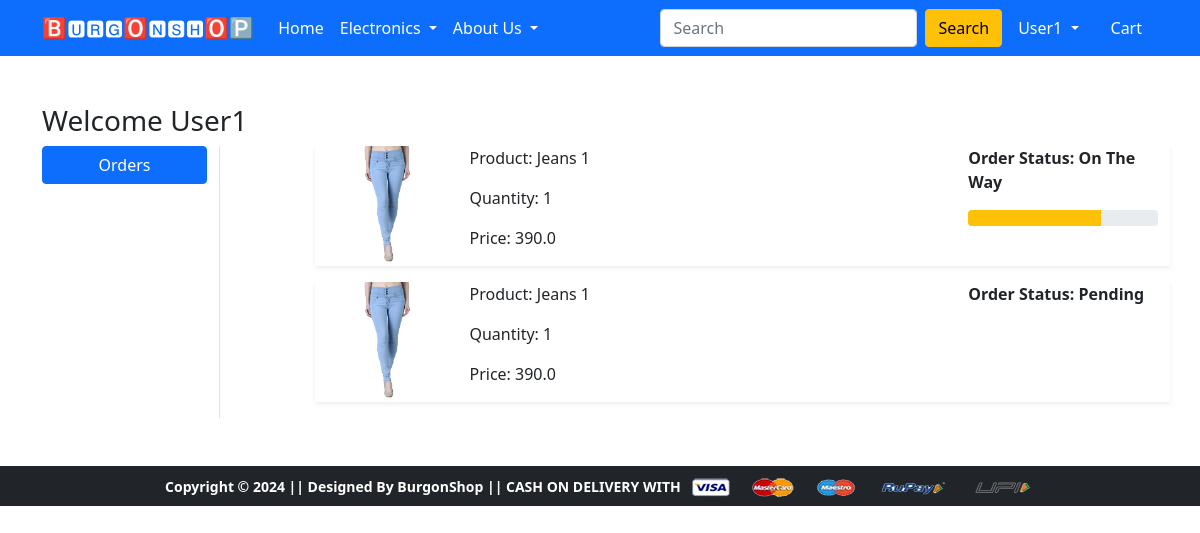
/orders/ (signed in), run on the app's committed database.
### app/models.py (models this page shows, shortened)
class OrderPlaced(models.Model):
 user = models.ForeignKey(User, on_delete=models.CASCADE)
 customer = models.ForeignKey(Customer, on_delete=models.CASCADE)
 product = models.ForeignKey(Product, on_delete=models.CASCADE)
 quantity = models.PositiveIntegerField(default=1)
 ordered_date = models.DateTimeField(auto_now_add=True)
 status = models.CharField(max_length=50,choices=STATUS_CHOICES,default='Pending')
 @property
 def total_cost(self):
   return self.quantity * self.product.discounted_price

class Product(models.Model):
 title = models.CharField(max_length=100)
 selling_price = models.FloatField()
 discounted_price = models.FloatField()
 description = models.TextField()
 brand = models.CharField(max_length=100)
 category = models.CharField( choices=CATEGORY_CHOICES, max_length=2)
 product_image = models.ImageField(upload_to='productimg')

### app/views.py (the view)
# urls.py: path('orders/', views.orders, name='orders'),
@login_required
def orders(request):
	op = OrderPlaced.objects.filter(user=request.user)
	return render(request, 'app/orders.html', {'order_placed':op})

### app/templates/app/orders.html (shortened to what this page needs)
{% extends 'app/base.html' %}
{% load static %}
{% block main-content %}
<div class="container my-5">
 <div class="row">
 <h3>Welcome <span class="text-capitalize">{{request.user}}</span></h3>
  <div class="col-sm-2 border-end">
   <ul class="list-unstyled">
    <li class="d-grid"><a href="{% url 'orders' %}" class="btn btn-primary">Orders</a></li>
   </ul>
  </div>
  <div class="col-sm-9 offset-sm-1">
   <div class="row">
    {% for op in order_placed %}
     <div class="col-sm-12">
      <div class="row shadow-sm mb-3">
       <div class="col-sm-2"><img src="{{op.product.product_image.url}}" alt="" srcset="" class="img-fluid" height="150" width="150"></div>
       <div class="col-sm-7">
        <p>Product: {{op.product.title}}</p>
        <p>Quantity: {{op.quantity}}</p>
        <p>Price: {{op.total_cost}}</p>
       </div>
       <div class="col-sm-3 fw-bold">
        <p>Order Status: {{op.status}}</p>
         {% if op.status == 'On The Way' %}
         <div class="progress">
          <div class="progress-bar bg-warning" role="progressbar" style="width: 70%" aria-valuenow="70" aria-valuemin="0" aria-valuemax="100"></div>
         </div>
         {% endif %}
        </div>
       </div>
      </div>
     </div>
    {% endfor %}
   </div>
  </div>
{% endblock main-content %}

### app/templates/app/base.html (shortened to what this page needs)
<!Doctype html>
{% load static %}
<html lang="en">
  <head>
    <link href="https://cdn.jsdelivr.net/npm/bootstrap@5.0.0-beta1/dist/css/bootstrap.min.css" rel="stylesheet">
    <link rel="stylesheet" href="{% static 'app/css/owl.carousel.min.css' %}">
    <link rel="stylesheet" href="{% static 'app/css/all.min.css' %}">
    <link rel="stylesheet" href="{% static 'app/css/style.css' %}">
  </head>
  <body>
    <nav class="navbar navbar-expand-lg navbar-dark bg-primary">
     <div class="container">
       <a class="navbar-brand" href="/">🅱🆄🆁🅶🅾🅽🆂🅷🅾🅿</a>
       <div class="collapse navbar-collapse" id="navbarSupportedContent">
         <ul class="navbar-nav me-auto mb-2 mb-lg-0">
           <li class="nav-item">
             <a class="nav-link active" aria-current="page" href="/">Home</a>
           </li>
           <li class="nav-item dropdown">
             <a class="nav-link dropdown-toggle text-white" href="#" id="electronicsDropdown" role="button" data-bs-toggle="dropdown" aria-expanded="false">
               Electronics
             </a>
           </li>
           <li class="nav-item dropdown">
             <a class="nav-link dropdown-toggle text-white" href="#" id="fashionDropdown" role="button" data-bs-toggle="dropdown" aria-expanded="false">
               About Us
             </a>
           </li>
         </ul>
         <form class="d-flex">
           <input class="form-control me-2" type="search" placeholder="Search" aria-label="Search">
           <button class="btn btn-warning" type="submit">Search</button>
         </form>
         <div>
          <ul class="navbar-nav me-auto mb-2 mb-lg-0">
          {% if request.user.is_authenticated %}
           <li class="nav-item dropdown mx-2">
              <a class="nav-link dropdown-toggle text-white" href="#" id="profileDropdown" role="button" data-bs-toggle="dropdown" aria-expanded="false">
                {{request.user.username|capfirst}}
              </a>
            </li>
            <li class="nav-item mx-2">
              <a href="{% url 'showcart' %}" class="nav-link text-white"> Cart </a>
            </li>
            {% endif %}
          </ul>
         </div>
       </div>
     </div>
    </nav>
    {% block main-content %} {% endblock main-content %}
    <footer class="container-fluid bg-dark text-center p-2 mt-5">
      <b><small class="text-white">Copyright &copy; 2024 || Designed By BurgonShop ||   CASH ON DELIVERY WITH</small></b>
        <img src="{% static 'app/images/payment.png' %}" alt="" srcset="" class="img-fluid" height="2px">
    </footer>
  </body>
</html>

### data on the page
OrderPlaced: product.product_image (picture), product "Jeans 1", quantity "1", total_cost "390.0", status "On The Way"
OrderPlaced: product.product_image (picture), product "Jeans 1", quantity "1", total_cost "390.0", status "Pending"

### other printed values
{{ request.user.username|capfirst }} "User1"
{{ request.user }} "User1"
